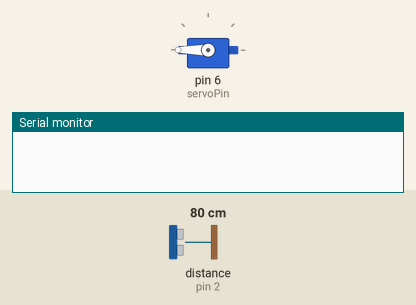
Recording of a sketch running on a simulated Arduino Uno, built with avr-gcc and run on an emulated ATmega328P. On the bench: servo, the last lines printed to the serial monitor. Wiring (inferred from the names in the program): ultrasonic range finder: trigger pin 3; echo pin 2. The inputs (shaded band) are chosen by the test bench; at power-on: distance to the obstacle (sensor on pin 2) 80 cm. The echo pulse lasts 58.3 µs per cm.

Above: at 1.3 s.
1.4 s: distance to the obstacle (sensor on pin 2) set to 23 cm
2.9 s: distance to the obstacle (sensor on pin 2) set to 19 cm
At 3.8 s:
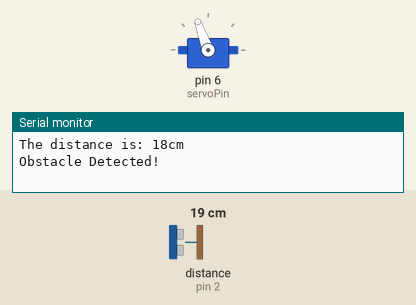
8.0 s: distance to the obstacle (sensor on pin 2) set to 2 cm
Timing chart, 0 to 12.0 s (numbered marks = the images above; inputs shaded):
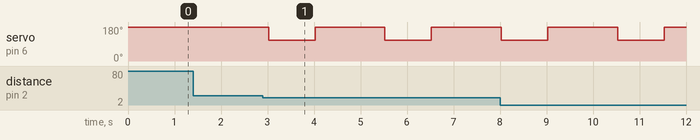

Measured:
- the behaviour switches between 22 and 21 cm on distance to the obstacle (sensor on pin 2) (found by bisection; images 0 and 1)
- after the input at 1.4 s, every drawn part: stays the same
- after the input at 2.9 s, servo on pin 6 (servoPin): alternates 180° for 1.5 s and 110° for 1.0 s, starting after 0.12 s

The sketch:

pusher_final.ino
```cpp
#include <Servo.h>

// Define ultrasonic sensor and servo pins
#define TRIG_PIN 3
#define ECHO_PIN 2
#define servoPin 6

#define DISTANCE_THRESHOLD 20  // Ultrasonic sensor distance threshold in cm

Servo myServo;  // Create a Servo object

void setup() {
    // Setup serial connection and definition of ultrasonic sensor and servo pins
    Serial.begin(115200);
    pinMode(TRIG_PIN, OUTPUT);
    pinMode(ECHO_PIN, INPUT);
    myServo.attach(servoPin);
    myServo.write(200); // callibrated initial servo angle to be parallel with the vehicle
}

void push(){
    // Function to activate the servo pusher
    myServo.write(110); // rotate clockwise by 90 degrees
    delay(1000);
    myServo.write(200); // rotate back to original position
    delay(1000);
}

void loop() {
    // Send trigger pulse for ultrasonic sensor
    digitalWrite(TRIG_PIN, LOW);
    delayMicroseconds(2);
    digitalWrite(TRIG_PIN, HIGH);
    delayMicroseconds(10);
    digitalWrite(TRIG_PIN, LOW);

    // Read echo pulse from ultrasonic sensor
    long duration = pulseIn(ECHO_PIN, HIGH);
    int distance = duration * 0.034 / 2;  // Convert to cm

    // If an object is detected in the distance within the threshold, print the distance detected and trigger the pusher
    if (distance > 0 && distance <= DISTANCE_THRESHOLD) {
        Serial.print("The distance is: ");
        Serial.print(distance);
        Serial.println("cm");
        Serial.println("Obstacle Detected!");

        push(); // trigger servo pusher
    }
    delay(500);
}
```
